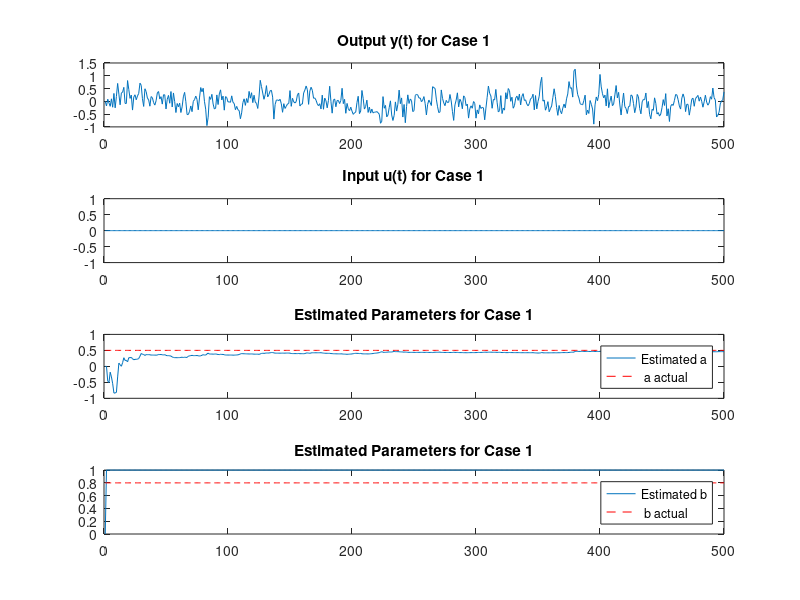
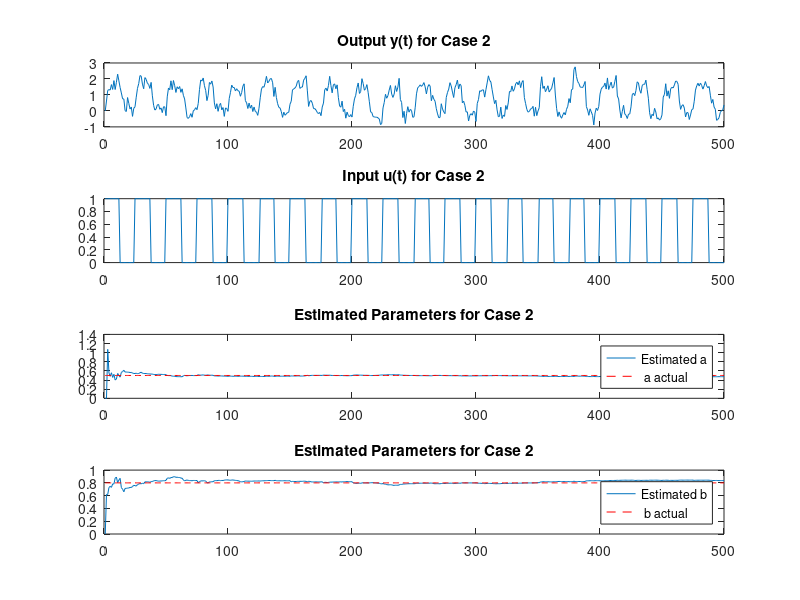
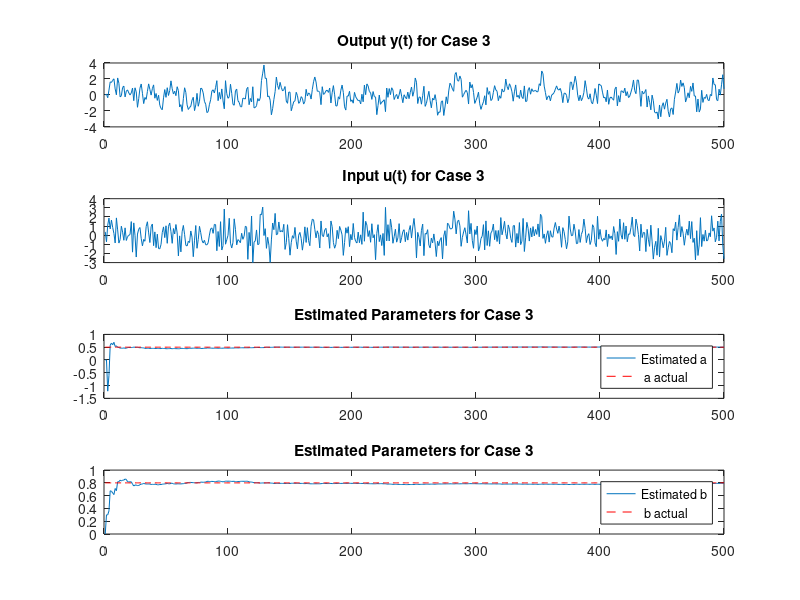
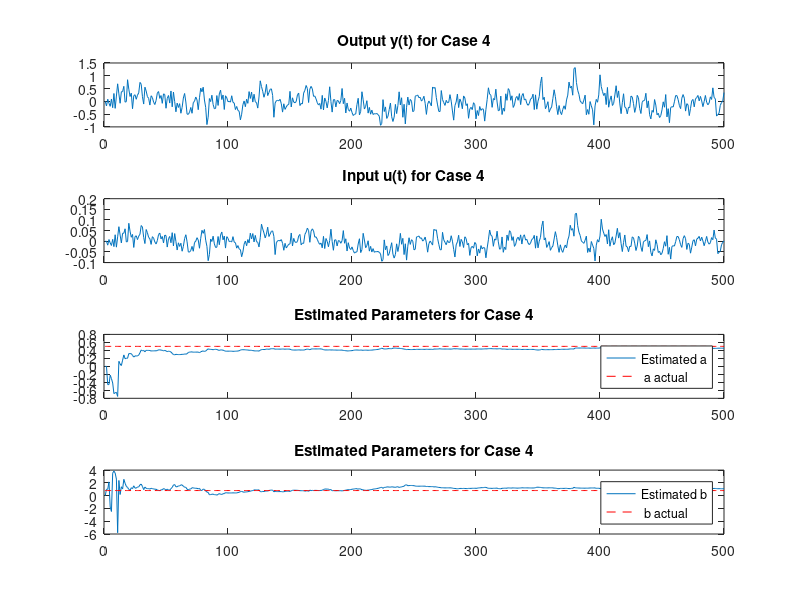

MATLAB code for these plots, in order:
% Initialization
N = 500; % number of samples
a_true = 0.5;
b_true = 0.8;
y = zeros(N, 1);
e = sqrt(0.1) * randn(N, 1); % white noise with zero mean and 0.1 variance

for scenario = 1:5
    % Reinitialize for each case
    P = 10^10 * eye(2); % Initialize covariance matrix
    theta = [0; 1]; % Initialize parameter vector [a; b]
    a_est = zeros(N, 1);
    b_est = zeros(N, 1);
    y(1) = 0;
    u = zeros(N, 1);

    switch scenario
        case 1
            % u(t) = 0 is already initialized
        case 2
            %u = ones(N, 1);
            u = 0.5 * square(2*pi*(1:N)/25) + 0.5;
        case 3
            u = randn(N, 1);
        % Cases 4 and 5 will have u(t) updated inside the loop
    end

    % RLS Implementation
    for t = 2:N
        % For case 4: u(t) = 0.1y(t)
        if scenario == 4
            u(t) = 0.1 * y(t-1);
        end

        % For case 5: u(t) = 0.1*sign(y(t))
        if scenario == 5
            u(t) = 0.1 * sign(y(t-1));
        end

        % Vector phi represents the regressors
        phi = [y(t-1); u(t-1)];
        K = (P*phi) / (1 + phi'*P*phi);  
        y(t) = a_true*y(t-1) + b_true*u(t-1) + e(t);
        e_est = y(t) - theta'*phi;
        theta = theta + K*e_est;
        P = P - K*phi'*P;  
        a_est(t) = theta(1);
        b_est(t) = theta(2);
    end

    % Plotting
    figure(scenario);
    subplot(4,1,1);
    plot(y);
    title(['Output y(t) for Case ', num2str(scenario)]);

    subplot(4,1,2);
    plot(u);
    title(['Input u(t) for Case ', num2str(scenario)]);

    subplot(4,1,3);
    plot(a_est);
    hold on;
    plot(repmat(a_true, N, 1), 'r--'); 
    legend('Estimated a', ' a actual');
    title(['Estimated Parameters for Case ', num2str(scenario)]);


    subplot(4,1,4);
    plot(b_est);
    hold on;
    plot(repmat(b_true, N, 1), 'r--'); 
    legend('Estimated b', ' b actual');
    title(['Estimated Parameters for Case ', num2str(scenario)]);

    
end
